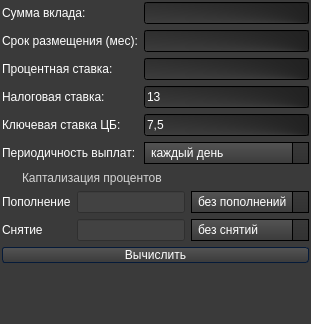
      <widget class="QWidget" name="Deposit">
       <property name="styleSheet">
        <string notr="true">background-color: #3a3a3a;
color: #fff;
selection-background-color: #b78620;
selection-color: #000;</string>
       </property>
       <attribute name="title">
        <string>Deposit</string>
       </attribute>
       <layout class="QVBoxLayout" name="verticalLayout_5">
        <property name="leftMargin">
         <number>2</number>
        </property>
        <property name="topMargin">
         <number>2</number>
        </property>
        <property name="rightMargin">
         <number>2</number>
        </property>
        <property name="bottomMargin">
         <number>1</number>
        </property>
        <item>
         <layout class="QVBoxLayout" name="verticalLayout_4">
          <item>
           <layout class="QGridLayout" name="gridLayout_4">
            <item row="0" column="0">
             <widget class="QLabel" name="label_sum_dep">
              <property name="text">
               <string>Сумма вклада:</string>
              </property>
             </widget>
            </item>
            <item row="3" column="0">
             <widget class="QLabel" name="label_tax_dep_2">
              <property name="text">
               <string>Налоговая ставка:</string>
              </property>
             </widget>
            </item>
            <item row="1" column="1" colspan="2">
             <widget class="QLineEdit" name="line_time_dep">
              <property name="styleSheet">
               <string notr="true"> background-color: qconicalgradient(cx:1, cy:1, angle:88.961, stop:0 rgba(33, 33, 33, 255), stop:1 rgba(145, 145, 145, 255));
font: 13pt &quot;American Typewriter&quot;;</string>
              </property>
             </widget>
            </item>
            <item row="1" column="0">
             <widget class="QLabel" name="label_time_dep">
              <property name="text">
               <string>Срок размещения (мес):</string>
              </property>
             </widget>
            </item>
            <item row="0" column="1" colspan="2">
             <widget class="QLineEdit" name="line_sum_dep">
              <property name="styleSheet">
               <string notr="true"> background-color: qconicalgradient(cx:1, cy:1, angle:88.961, stop:0 rgba(33, 33, 33, 255), stop:1 rgba(145, 145, 145, 255));
font: 13pt &quot;American Typewriter&quot;;</string>
              </property>
             </widget>
            </item>
            <item row="3" column="1" colspan="2">
             <widget class="QLineEdit" name="line_tax_dep">
              <property name="styleSheet">
               <string notr="true"> background-color: qconicalgradient(cx:1, cy:1, angle:88.961, stop:0 rgba(33, 33, 33, 255), stop:1 rgba(145, 145, 145, 255));
font: 13pt &quot;American Typewriter&quot;;</string>
              </property>
              <property name="text">
               <string>13</string>
              </property>
             </widget>
            </item>
            <item row="6" column="0" colspan="3">
             <widget class="QRadioButton" name="capitalization_2">
              <property name="styleSheet">
               <string notr="true">QRadioButton 
{
	color: lightgray;
	background-color: transparent;

}


QRadioButton::indicator::unchecked:hover 
{
	background-color: lightgray;
	border: 2px solid #b78620;
	border-radius: 6px;
}


QRadioButton::indicator::checked 
{
	border: 2px solid #b78620;
	border-radius: 6px;
	background-color: rgba(183,134,32,20%);  
	width: 9px; 
	height: 9px; 

}
</string>
              </property>
              <property name="text">
               <string>Каптализация процентов</string>
              </property>
             </widget>
            </item>
            <item row="5" column="0">
             <widget class="QLabel" name="label_period">
              <property name="text">
               <string>Периодичность выплат:</string>
              </property>
             </widget>
            </item>
            <item row="4" column="1" colspan="2">
             <widget class="QLineEdit" name="line_cb">
              <property name="styleSheet">
               <string notr="true"> background-color: qconicalgradient(cx:1, cy:1, angle:88.961, stop:0 rgba(33, 33, 33, 255), stop:1 rgba(145, 145, 145, 255));
font: 13pt &quot;American Typewriter&quot;;</string>
              </property>
              <property name="text">
               <string>7,5</string>
              </property>
             </widget>
            </item>
            <item row="4" column="0">
             <widget class="QLabel" name="label_tax_dep">
              <property name="text">
               <string>Ключевая ставка ЦБ:</string>
              </property>
             </widget>
            </item>
            <item row="2" column="1" colspan="2">
             <widget class="QLineEdit" name="line_percent_dep">
              <property name="styleSheet">
               <string notr="true"> background-color: qconicalgradient(cx:1, cy:1, angle:88.961, stop:0 rgba(33, 33, 33, 255), stop:1 rgba(145, 145, 145, 255));
font: 13pt &quot;American Typewriter&quot;;</string>
              </property>
             </widget>
            </item>
            <item row="2" column="0">
             <widget class="QLabel" name="label_percenr_dep">
              <property name="text">
               <string>Процентная ставка:</string>
              </property>
             </widget>
            </item>
            <item row="5" column="1" colspan="2">
             <widget class="QComboBox" name="period">
              <property name="styleSheet">
               <string notr="true">QComboBox
{
    background-color: qlineargradient(spread:repeat, x1:1, y1:0, x2:1, y2:1, stop:0 rgba(84, 84, 84, 255),stop:1 rgba(59, 59, 59, 255));
    border: 1px solid #000;
    padding-left: 6px;
    color: #ffffff;
    height: 20px;

}


QComboBox::disabled
{
	background-color: #404040;
	color: #656565;
	border-color: #051a39;

}


QComboBox:on
{
    background-color: #b78620;
	color: #000;

}


QComboBox QAbstractItemView
{
    background-color: #383838;
    color: #ffffff;
    border: 1px solid black;
    selection-background-color: #b78620;
    outline: 0;

}


QComboBox::drop-down
{
	background-color: qlineargradient(spread:repeat, x1:1, y1:0, x2:1, y2:1, stop:0 rgba(57, 57, 57, 255),stop:1 rgba(50, 50, 50, 255));
    subcontrol-origin: padding;
    subcontrol-position: top right;
    width: 15px;
    border-left-width: 1px;
    border-left-color: black;
    border-left-style: solid; 

}


QComboBox::down-arrow
{
    image: url(://arrow-down.png);
    width: 8px;
    height: 8px;
}</string>
              </property>
              <property name="editable">
               <bool>false</bool>
              </property>
              <item>
               <property name="text">
                <string>каждый день</string>
               </property>
              </item>
              <item>
               <property name="text">
                <string>каждую неделю</string>
               </property>
              </item>
              <item>
               <property name="text">
                <string>раз месяц</string>
               </property>
              </item>
              <item>
               <property name="text">
                <string>раз в квартал</string>
               </property>
              </item>
              <item>
               <property name="text">
                <string>раз в полгода</string>
               </property>
              </item>
              <item>
               <property name="text">
                <string>раз в год</string>
               </property>
              </item>
              <item>
               <property name="text">
                <string>в конце срока</string>
               </property>
              </item>
             </widget>
            </item>
           </layout>
          </item>
          <item>
           <layout class="QGridLayout" name="gridLayout_5">
            <item row="1" column="1">
             <widget class="QLineEdit" name="sub_line">
              <property name="styleSheet">
               <string notr="true">background-color: rgb(66, 66, 66);</string>
              </property>
             </widget>
            </item>
            <item row="1" column="2">
             <widget class="QComboBox" name="sub_box">
              <property name="sizePolicy">
               <sizepolicy hsizetype="Expanding" vsizetype="Fixed">
                <horstretch>0</horstretch>
                <verstretch>0</verstretch>
               </sizepolicy>
              </property>
              <property name="styleSheet">
               <string notr="true">QComboBox
{
    background-color: qlineargradient(spread:repeat, x1:1, y1:0, x2:1, y2:1, stop:0 rgba(84, 84, 84, 255),stop:1 rgba(59, 59, 59, 255));
    border: 1px solid #000;
    padding-left: 6px;
    color: #ffffff;
    height: 20px;

}


QComboBox::disabled
{
	background-color: #404040;
	color: #656565;
	border-color: #051a39;

}


QComboBox:on
{
    background-color: #b78620;
	color: #000;

}


QComboBox QAbstractItemView
{
    background-color: #383838;
    color: #ffffff;
    border: 1px solid black;
    selection-background-color: #b78620;
    outline: 0;

}


QComboBox::drop-down
{
	background-color: qlineargradient(spread:repeat, x1:1, y1:0, x2:1, y2:1, stop:0 rgba(57, 57, 57, 255),stop:1 rgba(50, 50, 50, 255));
    subcontrol-origin: padding;
    subcontrol-position: top right;
    width: 15px;
    border-left-width: 1px;
    border-left-color: black;
    border-left-style: solid; 

}


QComboBox::down-arrow
{
    image: url(://arrow-down.png);
    width: 8px;
    height: 8px;
}</string>
              </property>
              <item>
               <property name="text">
                <string>без снятий</string>
               </property>
              </item>
              <item>
               <property name="text">
                <string>раз в месяц</string>
               </property>
              </item>
              <item>
               <property name="text">
                <string>раз в 2 месяца</string>
               </property>
              </item>
              <item>
               <property name="text">
                <string>раз в квартал</string>
               </property>
              </item>
              <item>
               <property name="text">
                <string>раз в 4 месяца</string>
               </property>
              </item>
              <item>
               <property name="text">
                <string>раз в полгода</string>
               </property>
              </item>
              <item>
               <property name="text">
                <string>раз в год</string>
               </property>
              </item>
             </widget>
            </item>
            <item row="0" column="1">
             <widget class="QLineEdit" name="add_line">
              <property name="styleSheet">
               <string notr="true">background-color: rgb(66, 66, 66);</string>
              </property>
             </widget>
            </item>
            <item row="0" column="2">
             <widget class="QComboBox" name="add_box">
              <property name="sizePolicy">
               <sizepolicy hsizetype="Expanding" vsizetype="Fixed">
                <horstretch>0</horstretch>
                <verstretch>0</verstretch>
               </sizepolicy>
              </property>
              <property name="maximumSize">
               <size>
                <width>1600000</width>
                <height>16777215</height>
               </size>
              </property>
              <property name="styleSheet">
               <string notr="true">QComboBox
{
    background-color: qlineargradient(spread:repeat, x1:1, y1:0, x2:1, y2:1, stop:0 rgba(84, 84, 84, 255),stop:1 rgba(59, 59, 59, 255));
    border: 1px solid #000;
    padding-left: 6px;
    color: #ffffff;
    height: 20px;

}


QComboBox::disabled
{
	background-color: #404040;
	color: #656565;
	border-color: #051a39;

}


QComboBox:on
{
    background-color: #b78620;
	color: #000;

}


QComboBox QAbstractItemView
{
    background-color: #383838;
    color: #ffffff;
    border: 1px solid black;
    selection-background-color: #b78620;
    outline: 0;

}


QComboBox::drop-down
{
	background-color: qlineargradient(spread:repeat, x1:1, y1:0, x2:1, y2:1, stop:0 rgba(57, 57, 57, 255),stop:1 rgba(50, 50, 50, 255));
    subcontrol-origin: padding;
    subcontrol-position: top right;
    width: 15px;
    border-left-width: 1px;
    border-left-color: black;
    border-left-style: solid; 

}


QComboBox::down-arrow
{
    image: url(://arrow-down.png);
    width: 8px;
    height: 8px;
}</string>
              </property>
              <item>
               <property name="text">
                <string>без пополнений</string>
               </property>
              </item>
              <item>
               <property name="text">
                <string>раз в месяц</string>
               </property>
              </item>
              <item>
               <property name="text">
                <string>раз в 2 месяца</string>
               </property>
              </item>
              <item>
               <property name="text">
                <string>раз в квартал</string>
               </property>
              </item>
              <item>
               <property name="text">
                <string>раз в 4 месяца</string>
               </property>
              </item>
              <item>
               <property name="text">
                <string>раз в полгода</string>
               </property>
              </item>
              <item>
               <property name="text">
                <string>раз в год</string>
               </property>
              </item>
             </widget>
            </item>
            <item row="2" column="0" colspan="3">
             <widget class="QPushButton" name="Button_deposit">
              <property name="styleSheet">
               <string notr="true">QPushButton
{
	background-color: qlineargradient(spread:repeat, x1:1, y1:0, x2:1, y2:1, stop:0 rgba(84, 84, 84, 255),stop:1 rgba(59, 59, 59, 255));
	color: #ffffff;
	border-style: solid;
	border-width: 1px;
	border-radius: 3px;
	border-color: #051a39;
}


QPushButton::flat
{
	background-color: transparent;
	border: none;
	color: #fff;

}


QPushButton::disabled
{
	background-color: #404040;
	color: #656565;
	border-color: #051a39;

}


QPushButton::hover
{
	background-color: rgba(183, 134, 32, 20%);
	border: 1px solid #b78620;

}


QPushButton::pressed
{
	background-color: qlineargradient(spread:repeat, x1:1, y1:0, x2:1, y2:1, stop:0 rgba(74, 74, 74, 255),stop:1 rgba(49, 49, 49, 255));
	border: 1px solid #b78620;

}


QPushButton::checked
{
	background-color: qlineargradient(spread:repeat, x1:1, y1:0, x2:1, y2:1, stop:0 rgba(74, 74, 74, 255),stop:1 rgba(49, 49, 49, 255));
	border: 1px solid #222;

}</string>
              </property>
              <property name="text">
               <string>Вычислить</string>
              </property>
             </widget>
            </item>
            <item row="1" column="0">
             <widget class="QLabel" name="sub_label">
              <property name="text">
               <string>Снятие</string>
              </property>
             </widget>
            </item>
            <item row="0" column="0">
             <widget class="QLabel" name="add_label">
              <property name="text">
               <string>Пополнение</string>
              </property>
             </widget>
            </item>
           </layout>
          </item>
          <item>
           <layout class="QVBoxLayout" name="verticalLayout_3">
            <item>
             <widget class="QLabel" name="total_profit">
              <property name="styleSheet">
               <string notr="true">QLabel
{
	background-color: transparent;
	color: #fff;
font: 13pt &quot;American Typewriter&quot;;
}</string>
              </property>
              <property name="text">
               <string/>
              </property>
             </widget>
            </item>
            <item>
             <widget class="QLabel" name="total_tax">
              <property name="styleSheet">
               <string notr="true">QLabel
{
	background-color: transparent;
	color: #fff;
font: 13pt &quot;American Typewriter&quot;;
}</string>
              </property>
              <property name="text">
               <string/>
              </property>
             </widget>
            </item>
            <item>
             <widget class="QLabel" name="total_sum">
              <property name="styleSheet">
               <string notr="true">QLabel
{
	background-color: transparent;
	color: #fff;
font: 13pt &quot;American Typewriter&quot;;
}</string>
              </property>
              <property name="text">
               <string/>
              </property>
             </widget>
            </item>
           </layout>
          </item>
         </layout>
        </item>
       </layout>
      </widget>
